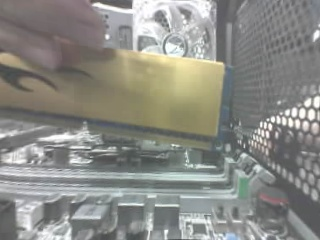
#> input picture assemble_table_pr2/script/line_test.jpg, 320 x 240 px
$ python detect_screw.py --image ../../../../assemble_table_pr2/script/line_test.jpg
#> lines starting #> are read from the running program, lines starting #| are printed output that depends on the picture; after the words box and inside, x2 and y2 are one past the last pixel; in counts of white or black regions, pixels touching at a corner belong together
import cv2
import argparse

parser = argparse.ArgumentParser()
parser.add_argument("--image")
parser.add_argument("--threshold", "-t", default=100, type = int)
args = parser.parse_args()

img = cv2.imread(args.image, cv2.IMREAD_COLOR)
#> img is the input picture: shape (240, 320, 3); mean B, G, R 133.9, 139.6, 139.4
img_gray = cv2.cvtColor(img, cv2.COLOR_BGR2GRAY)
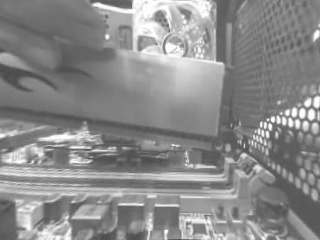
#> img_gray: shape (240, 320); min 72, max 255, mean 138.9
threshold = args.threshold

ret, img_threshold = cv2.threshold(img_gray, threshold, 255, cv2.THRESH_BINARY)
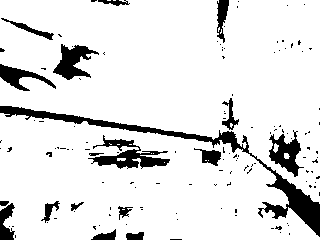
#> img_threshold: shape (240, 320); 88.6% white; 135 black regions (116 under 20 px), largest, box (x1, y1, x2, y2) and area: (0, 106, 320, 237) 3108, (88, 135, 170, 169) 1060, (53, 44, 99, 80) 792
#> ret = 100
img_threshold_show = cv2.cvtColor(img_threshold, cv2.COLOR_GRAY2BGR)

im_h = cv2.hconcat([img, img_threshold_show])
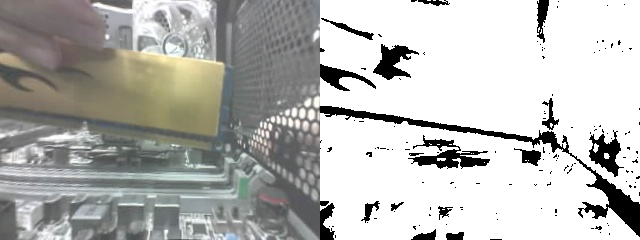
#> im_h: shape (240, 640, 3); mean B, G, R 180, 182.8, 182.7

lsd = cv2.createLineSegmentDetector(quant=6, ang_th = 35)
lines_origin = lsd.detect(img_gray)[0]
#> lines_origin = 213 rows, first 6: [131.8, 9.58, 90.78, 1.13], [259.7, 120.7, 257.2, 130.7], [132.2, 0.414, 131.6, 6.96], [45.63, 145.5, 89.35, 148.6], [116.9, 205.1, 144.4, 205.5], [164.2, 13.98, 169.9, 29.63]
lines_gray = lsd.detect(img_threshold)[0]
#> lines_gray = 107 rows, first 6: [105.6, 139.1, 133.1, 139.8], [79.6, 122.7, 0.457, 111.9], [0.635, 104.3, 213.5, 137], [210.7, 141.4, 86.99, 123.6], [114.6, 163.3, 99.16, 165.2], [44.49, 215.6, 44.24, 204.4]
drawn_line_origin = lsd.drawSegments(img, lines_origin)
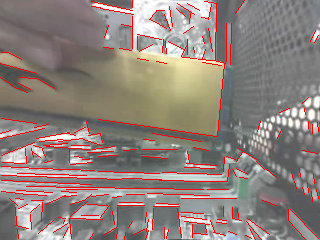
#> drawn_line_origin: shape (240, 320, 3); mean B, G, R 125.2, 130.7, 145.1
drawn_line_gray = lsd.drawSegments(img_threshold, lines_gray)
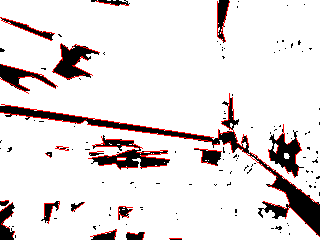
#> drawn_line_gray: shape (240, 320, 3); mean of channels 0, 1, 2 222.2, 222.2, 229; drawn as B, G, R
drawn_line = cv2.hconcat([drawn_line_origin, drawn_line_gray])
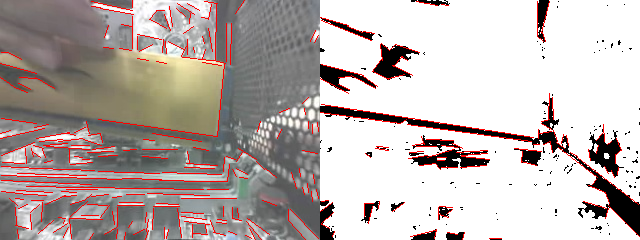
#> drawn_line: shape (240, 640, 3); mean B, G, R 173.7, 176.5, 187

# cv2.imshow("im_h", im_h)
# cv2.imshow("drawn_line", drawn_line)
# cv2.imshow("line_origin", drawn_line_origin)

img_fin = cv2.vconcat([im_h, drawn_line])
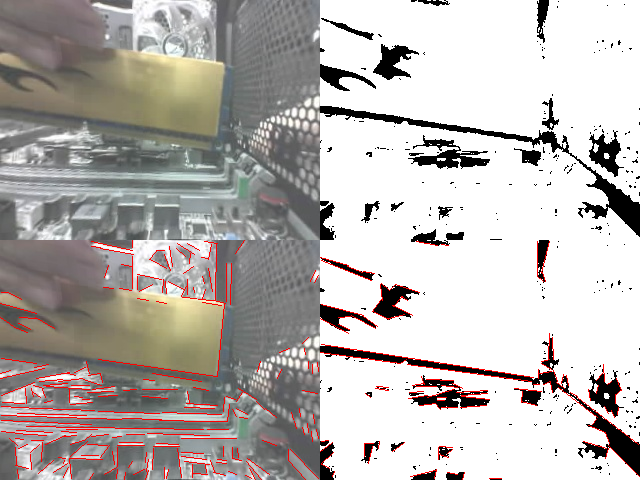
#> img_fin: shape (480, 640, 3); mean B, G, R 176.8, 179.7, 184.9
cv2.imshow("img_fin", img_fin)
cv2.imwrite("./image_log/detect_screw_mono_" + str(threshold) + ".png", img_fin)
cv2.waitKey()
cv2.destroyAllWindows()
